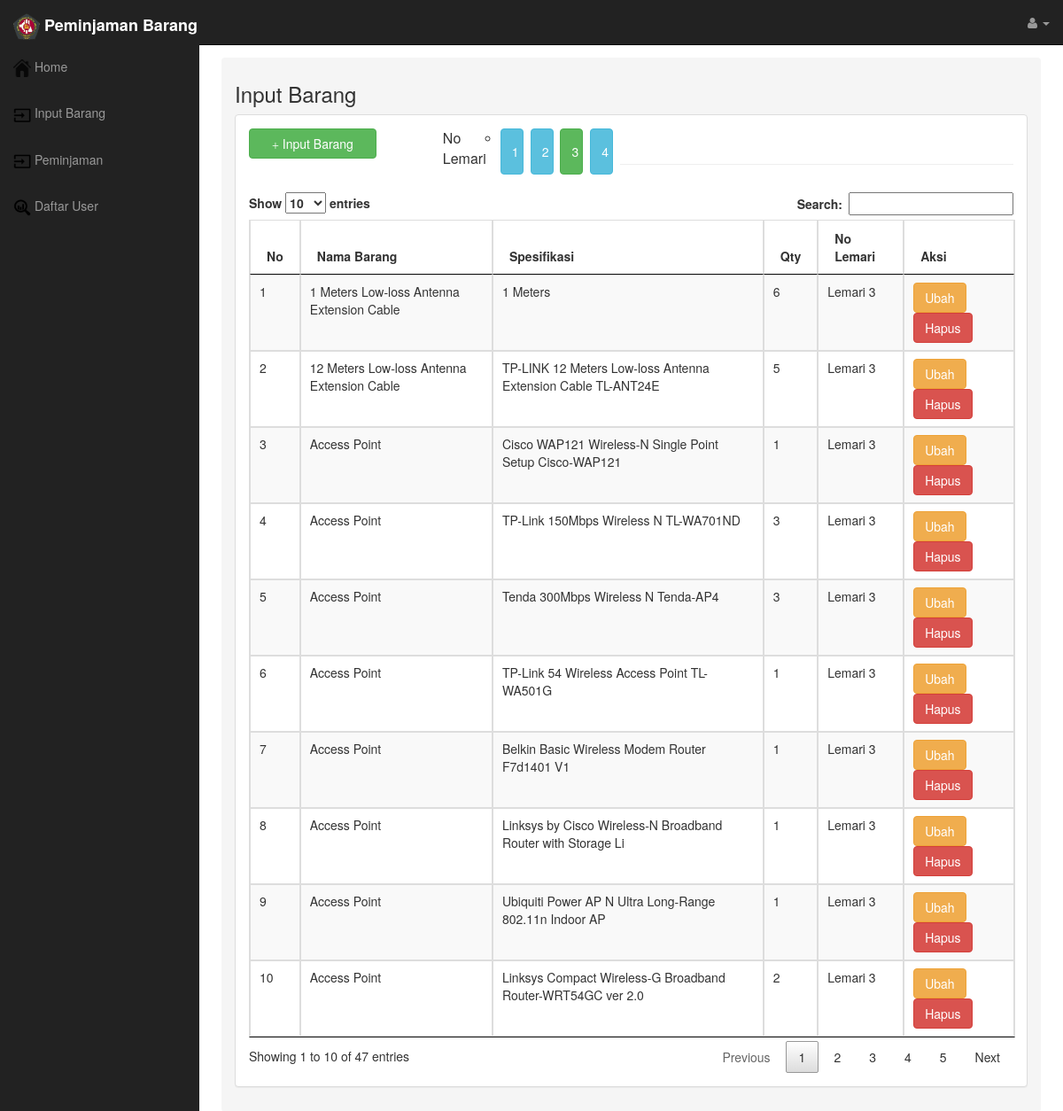
Page /aplication.php?page=input-barang&no_lemari=Lemari 3 on the committed database.
### tables this page shows
CREATE TABLE `barang` (
  `id_barang` int(4) NOT NULL,
  `namabarang` varchar(60) NOT NULL,
  `spec` varchar(60) NOT NULL,
  `qty` varchar(11) NOT NULL,
  `no_lemari` varchar(10) NOT NULL
);

### Model/Inventory.php (called while the page is built, shortened)
<?php
	include "Database.php";
	class Inventory {
		public function getBarang($no_lemari) {
			$db = new Database();
			$dbConnect = $db->connect();
			$sql = "SELECT * FROM barang where no_lemari='{$no_lemari}' order by namabarang ASC";
			$data = $dbConnect->query($sql);
			return $data;
		}
	}
?>

### Model/Database.php (called while the page is built)
<?php
	class Database {
		private $conn;
		public function connect() {
			$this->conn = new mysqli("localhost", "root", "", "db_inventory");
			return $this->conn;
		}
		public function close() {
			return $this->conn->close();
		}
	}
?>

### Pages/input-barang.php (the view, shortened to what this page needs)
   <?php
	include "Model/inventory.php";
	$inventory = new Inventory();
?>
<h3>Input Barang</h3>
<?php
			if(isset($_GET['no_lemari'])){
				$no_lemari=$_GET['no_lemari'];
			}else{
				$no_lemari="Lemari 1";
			}
?>
				    <div class="panel panel-default">
                            <div class="panel-body">
                                <button style="margin-bottom:20px" data-toggle="modal" data-target="#tambah" class="btn btn-success col-md-2"><span class="glyphicon glyphicon-plus"></span> Input Barang</button>
                                <ul class="navbar-nav">
                                <span style="margin-bottom:20px;margin-left:20px;margin-right:20px;width: 60px;font-size: 1pc" class="col-md-2">No Lemari</span>
	                                <li class="nav-item">
	                                	<a href="?page=input-barang&no_lemari=Lemari 1" style="margin-bottom:20px" class="btn <?php if($no_lemari=='Lemari 1'){echo' btn-success';}else{ echo' btn-info'; } ?> col-md-3">1</a>
	                                </li>
	                                <li class="nav-item">
	                                	<a href="?page=input-barang&no_lemari=Lemari 2" style="margin-bottom:20px" class="btn <?php if($no_lemari=='Lemari 2'){echo' btn-success';}else{ echo' btn-info'; } ?> col-md-3">2</a>
	                                </li>
	                                <li class="nav-item">
	                                	<a href="?page=input-barang&no_lemari=Lemari 3" style="margin-bottom:20px" class="btn <?php if($no_lemari=='Lemari 3'){echo' btn-success';}else{ echo' btn-info'; } ?> col-md-3">3</a>
	                                </li>
	                                <li class="nav-item">
	                                	<a href="?page=input-barang&no_lemari=Lemari 4" style="margin-bottom:20px" class="btn <?php if($no_lemari=='Lemari 4'){echo' btn-success';}else{ echo' btn-info'; } ?> col-md-3">4</a>
	                                </li>
                                </ul>
                                <div class="dataTable_wrapper">
								<table id="example" class="table datatable-save-state  table-striped table-bordered table-hover" >
									<thead>
									<tr>
										<th>No</th>
										<th>Nama Barang</th>
										<th>Spesifikasi</th>
										<th>Qty</th>
										<th>No Lemari</th>
										<th size="20%">Aksi</th>
									</tr>
									</thead>
									<tbody>
			<?php
			$result = $inventory->getBarang($no_lemari);
			$i=0; ?>
			<?php while ($data = $result->Fetch_assoc()):
			$i++;?>
				<tr>
					<td><?php echo $i; ?> </td>
					<td><?php echo $data['namabarang'] ?> </td>
					<td><?php echo $data['spec'] ?> </td>
					<td><?php echo $data['qty'] ?> </td>
					<td><?php echo $data['no_lemari'] ?> </td>
					<td>
						<form method="post" action="Controllers/Inventory/hapus_barang.php">
							<a href="aplication.php?page=ubah-barang&id_barang=<?php echo $data['id_barang'] ?>" class="btn btn-warning">Ubah</a>
							<a onclick="return confirm('Apakah anda yakin ingin menghapusnya ?')"><input type="submit" class="btn btn-danger" value="Hapus"></a>
						</form>
					</td>
				</tr>
				<?php endwhile ?>
								</tbody>
								</div>
							</div>
						</div>

### Asset/css/sb-admin.css (style rules this page uses)
body { margin-top: 50px; }

### rows in the picture
barang: namabarang "1 Meters Low-loss Antenna Extension Cable", spec "1 Meters", qty "6", no_lemari "Lemari 3"
barang: namabarang "12 Meters Low-loss Antenna Extension Cable", spec "TP-LINK 12 Meters Low-loss Antenna Extension Cable TL-ANT24E", qty "5", no_lemari "Lemari 3"
barang: namabarang "Access Point", spec "Cisco WAP121 Wireless-N Single Point Setup Cisco-WAP121", qty "1", no_lemari "Lemari 3"
barang: namabarang "Access Point", spec "TP-Link 150Mbps Wireless N TL-WA701ND", qty "3", no_lemari "Lemari 3"
barang: namabarang "Access Point", spec "Tenda 300Mbps Wireless N Tenda-AP4", qty "3", no_lemari "Lemari 3"
barang: namabarang "Access Point", spec "TP-Link 54 Wireless Access Point TL-WA501G", qty "1", no_lemari "Lemari 3"
barang: namabarang "Access Point", spec "Belkin Basic Wireless Modem Router F7d1401 V1", qty "1", no_lemari "Lemari 3"
barang: namabarang "Access Point", spec "Linksys by Cisco Wireless-N Broadband Router with Storage Li", qty "1", no_lemari "Lemari 3"
barang: namabarang "Access Point", spec "Ubiquiti Power AP N Ultra Long-Range 802.11n Indoor AP", qty "1", no_lemari "Lemari 3"
barang: namabarang "Access Point", spec "Linksys Compact Wireless-G Broadband Router-WRT54GC ver 2.0", qty "2", no_lemari "Lemari 3"
